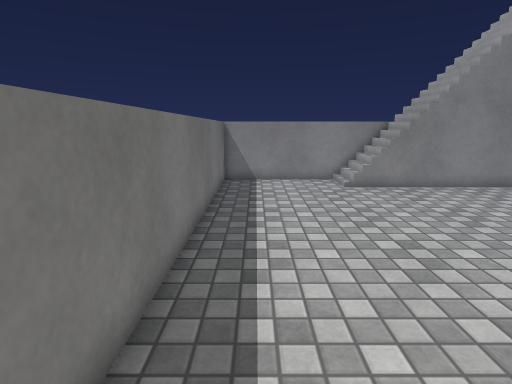
View 1 (above)

15 first-person views from a walk through a 3-D level made in the Unity game engine. The camera is 1.4 m above the floor, tilts 12° down and sees 80° across. The floor is counted in squares, 0.5 m on a side. Each view is taken from the middle of a square. On the plan, view 1 faces up. The plan holds only what a view shows up to about 20 squares ahead; the rest is blank. The player character is not drawn. Surface patterns are stand-ins for the level's own textures.

View 2
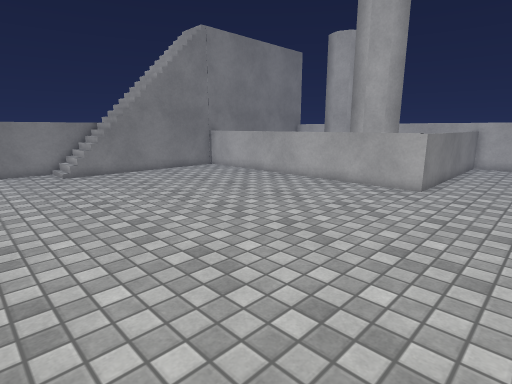

View 3
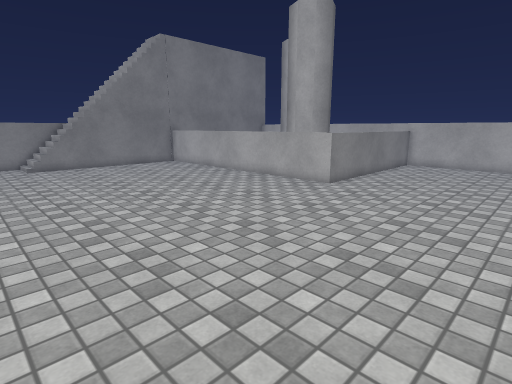

View 4
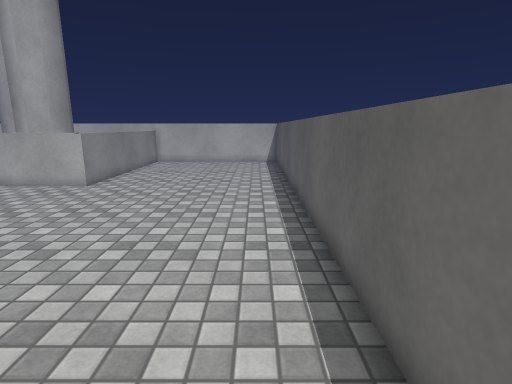

View 5
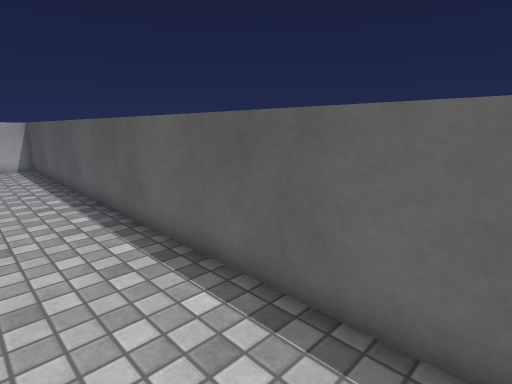

View 6
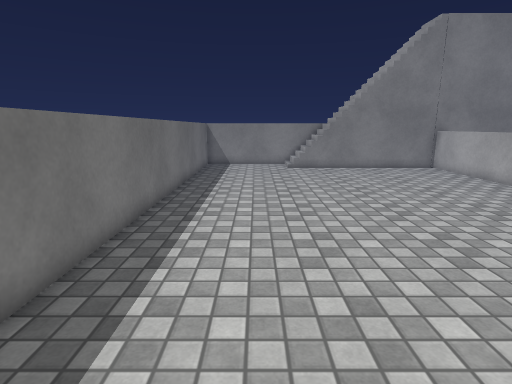

View 7
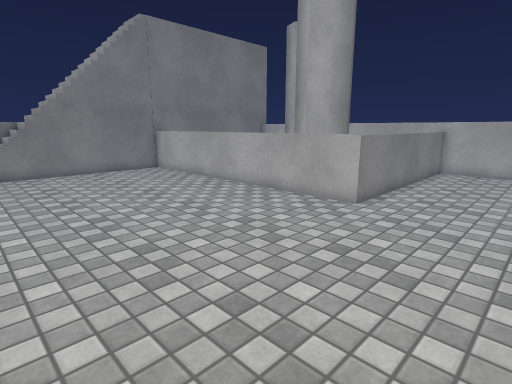

View 8
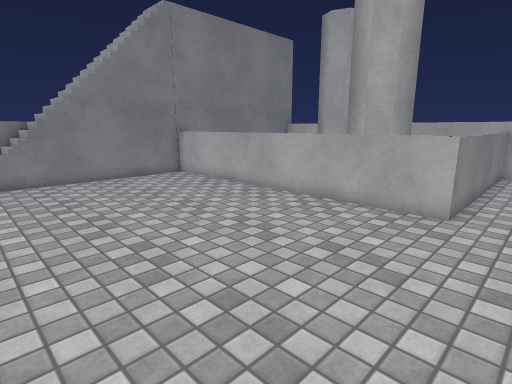

View 9
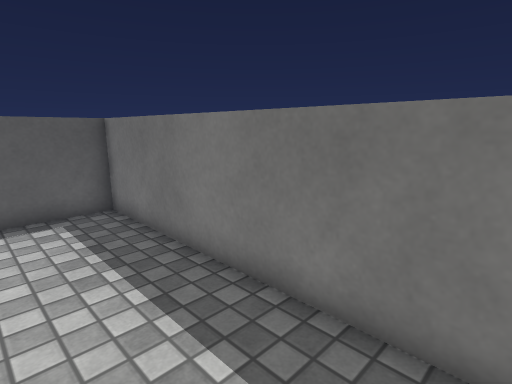

View 10
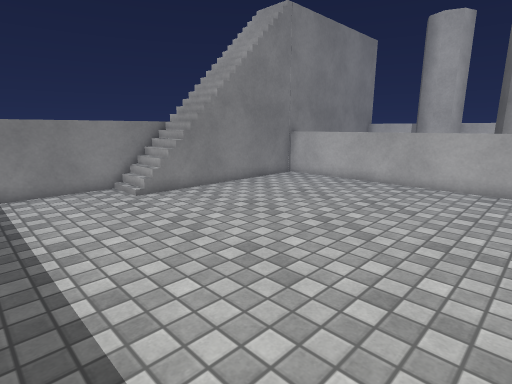

View 11
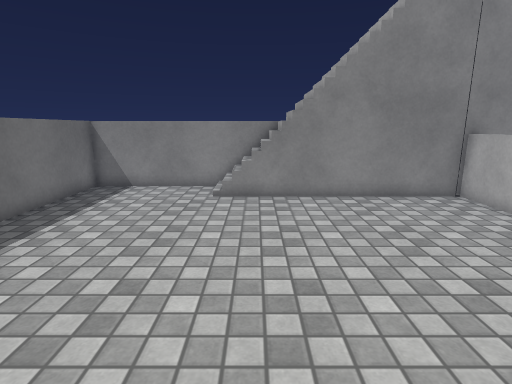

View 12
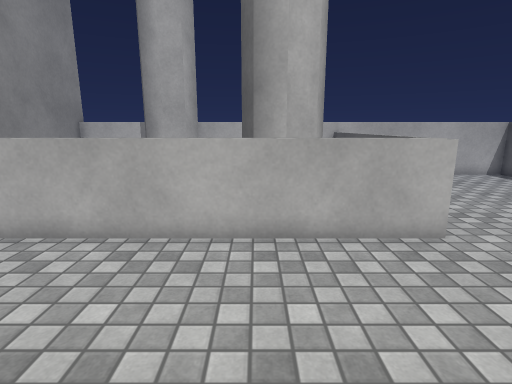

View 13
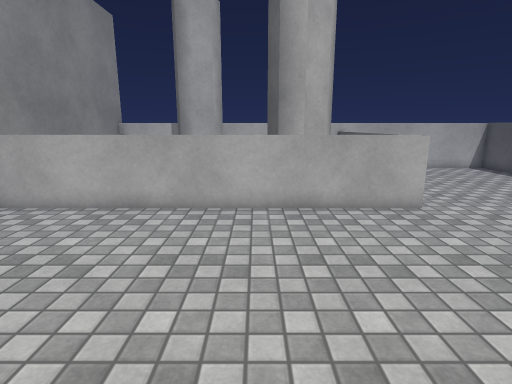

View 14
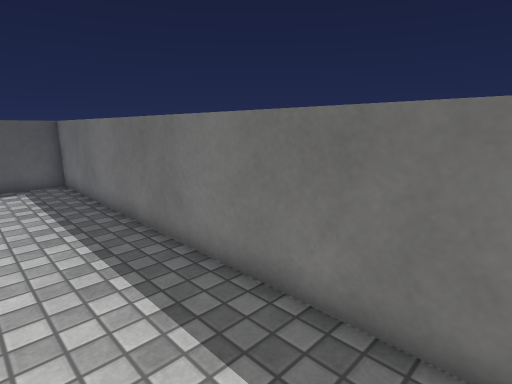

View 15
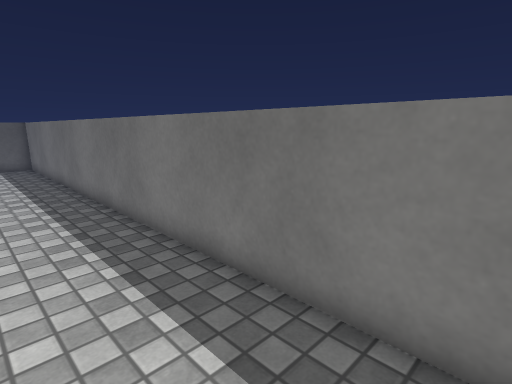

### Floor plan
Key: @ floor where view 1 was taken; # wall or solid block; . floor; / step, stairs or slope; = window, fence, low wall or low ledge; v drop or lower ground.
Columns run from 2 left of view 1 to 25 right of it. Each row starts with its distance up from view 1.
 17        #=
 16 ########/////////
 15 #.....///////////
 14 #.......=///////v#vvvv
 13 #...............=#
 12 #...............=#
 11 #...............=#
 10 #...............=#       vv
  9 #...............=#      v
  8 #...............=#      v
  7 #...............=#       vv#
  6 #...............=#         #
  5 #...............=#         #
  4 #...............=# ##      #
  3 #...............=# ##      #
  2 #...............=# ###     #
  1 #...............=#         #
  0 #.@.............=#         #
 -1 #................==========#
 -2 #..........................#
 -3 #..........................#
 -4 #..........................#
 -5 #..........................#
 -6 #..........................#
 -7 #..........................#
 -8 #..........................#
 -9 #..........................#
-10 #..........................#
-11 ############################

Positions as (right, up) in squares from view 1, and headings:
1: (0, 0), facing up
2: (0, -5), facing up-right
3: (1, -9), facing up-right
4: (0, -9), facing right
5: (1, -7), facing down-right
6: (2, -7), facing up
7: (4, -6), facing up-right
8: (4, -3), facing up-right
9: (2, 0), facing down-left
10: (-1, 2), facing up-right
11: (6, 2), facing up
12: (7, 4), facing right
13: (4, 5), facing right
14: (2, 6), facing down-left
15: (2, 14), facing down-left
